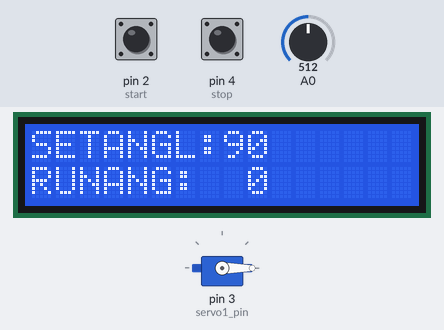
Bench run of a sketch on a simulated Arduino Uno, built with avr-gcc and run on an emulated ATmega328P. On the bench: 16×2 character LCD, servo. Inputs (shaded band) come from the test bench; at power-on: pin 2 (start) HIGH, A0 = 512, pin 4 (stop) HIGH.

Above: at 1.2 s.
1.3 s: pin 2 (start) pulled LOW for 0.15 s
At 1.48 s:
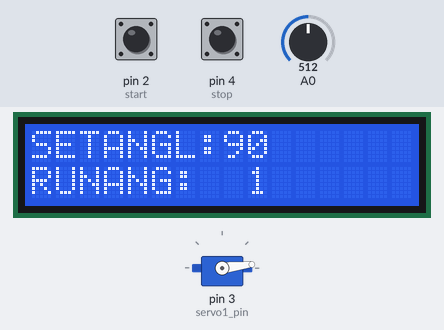
2.0 s: A0 set to 716
At 4.8 s:
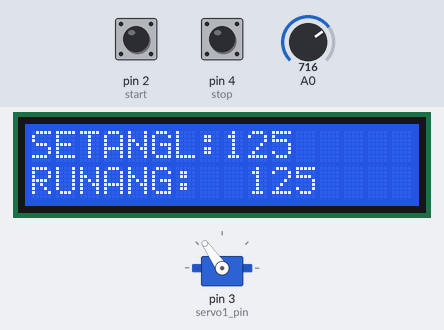
5.0 s: pin 4 (stop) pulled LOW for 0.15 s
At 5.52 s:
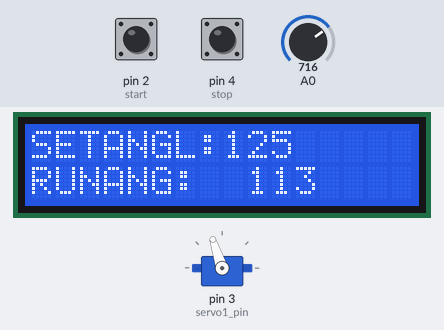
5.7 s: pin 2 (start) pulled LOW for 1 s
At 6.15 s:
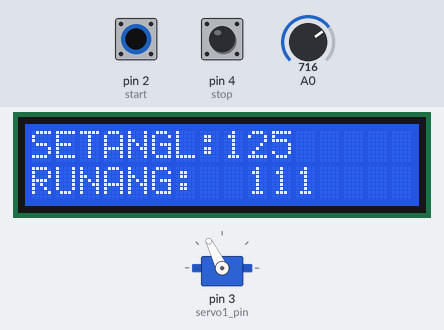
8.2 s: A0 set to 900
At 8.9 s:
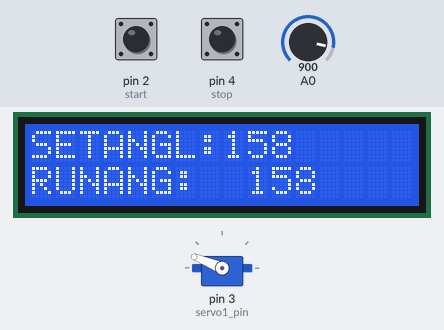
9.7 s: A0 set to 1023
At 10.8 s:
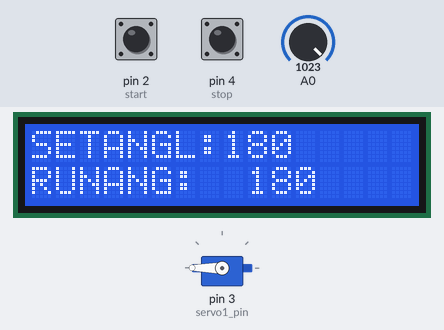
Timing chart, 0 to 12.2 s (numbered marks = the images above; inputs shaded):
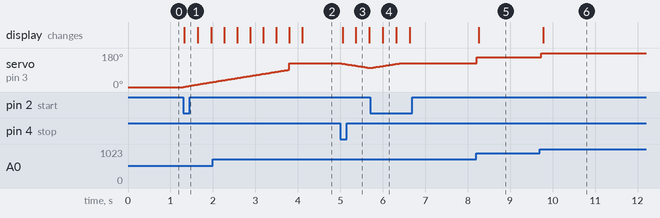

The sketch:

SERVO_MOTOR_SOFT_START_STOP_EXAMPLE.ino
```cpp
/**
program is created by Arman.I used chatgpt for commenting.
Made for actually controlling servo. for soft start and stop.

Loop:
Reads the potentiometer value and maps it to an angle.
Checks the start and stop buttons to set flags for soft start and soft stop.
Updates the servo angle incrementally in the soft start and soft stop conditions.
Directly sets the servo angle if neither soft start nor soft stop is active.
Formats and prints the angle values to the LCD, ensuring to clear any residual numbers from previous prints.

**/


#include <Servo.h>
#include <LiquidCrystal_I2C.h>
#include <stdbool.h>

// Initialize the LCD with I2C address 0x27 and 16 columns, 2 rows
LiquidCrystal_I2C lcd(0x27, 16, 2);
int pot = A0; // Analog pin for potentiometer
int angle_value = 0; // Variable to store the potentiometer angle value

// Define pins for start and stop buttons
int start = 2;
int stop = 4;

char angle_start_stop_str[20]; // String to store the start/stop angle value
char angle_run_str[20]; // String to store the running angle value

int servo_set_angle = 0; // Desired angle to set for the servo
int servo_set_angle_value = 0; // Current angle value of the servo
bool servo_angle_got = false; // Flag to check if servo angle is set

bool soft_start = true; // Flag for soft start
bool soft_stop = false; // Flag for soft stop
bool start_servo = true; // Flag to start the servo

Servo servo1; // Create Servo object
int servo1_pin = 3; // Pin for the servo

unsigned long previousMillis = 0; // Store the last time the servo was updated
unsigned long interval = 100; // Interval at which to update the servo
unsigned long currentMillis = 0; // Store the current time

void setup() {
  // Set the pin modes
  pinMode(A0, INPUT);
  pinMode(servo1_pin, OUTPUT);
  pinMode(start, INPUT_PULLUP);
  pinMode(stop, INPUT_PULLUP);

  // Initialize the LCD
  lcd.begin(16, 2);
  lcd.backlight();

  // Attach the servo to the specified pin
  servo1.attach(servo1_pin);
  servo1.write(0); // Initialize the servo to 0 degrees

  // Initialize serial communication for debugging
  Serial.begin(115200);
}

void loop() {
  currentMillis = millis(); // Get the current time

  // Read the analog value from the potentiometer and map it to 0-180 degrees
  angle_value = map(analogRead(A0), 0, 1023, 0, 180);

  // Check if the start button is pressed
  if (digitalRead(start) == LOW) {
    soft_start = true;
    soft_stop = false;
    servo_set_angle = angle_value;
    servo_angle_got = true;
  }

  // Check if the stop button is pressed
  if (digitalRead(stop) == LOW) {
    servo_set_angle = angle_value;
    servo_angle_got = true;
    soft_start = false;
    soft_stop = true;
  }

  // Soft start logic
  if ((servo_angle_got == true) && (soft_start == true) && (currentMillis - previousMillis) >= interval) {
    if (servo_set_angle_value <= servo_set_angle) {
      servo_set_angle_value += 1;
      servo1.write(servo_set_angle_value);
    } else {
      servo_set_angle_value = 0;
      servo_angle_got = false;
      soft_start = false;
      start_servo = true;
      previousMillis = 0;
      currentMillis = 0;
    }
  }

  // Soft stop logic
  if ((servo_angle_got == true) && (soft_start == false) && (soft_stop == true) && (currentMillis - previousMillis) >= interval) {
    if (servo_set_angle_value >= 0) {
      servo_set_angle_value -= 1;
      servo1.write(servo_set_angle_value);
    } else {
      servo_set_angle_value = 0;
      servo_angle_got = false;
      soft_stop = false;
      start_servo = false;
      previousMillis = 0;
      currentMillis = 0;
    }
  }

  // If neither soft start nor soft stop, set the servo directly
  if (soft_start == false && soft_stop == false && start_servo == true) {
    servo_set_angle_value = angle_value;
    servo1.write(servo_set_angle_value);
  }

  // Format the angle values to strings and add spaces to clear residual numbers
  sprintf(angle_start_stop_str, "%d  ", angle_value);
  sprintf(angle_run_str, "%d  ", servo_set_angle_value);

  // Display the angle values on the LCD
  lcd.setCursor(0, 0);
  lcd.print("SETANGL: ");
  lcd.setCursor(8, 0);
  lcd.print(angle_start_stop_str);
  lcd.setCursor(0, 1);
  lcd.print("RUNANG: ");
  lcd.setCursor(9, 1);
  lcd.print(angle_run_str);
}
```

Measured:
- after the input at 1.3 s, servo on pin 3 (servo1_pin): moves from 0° to 27° over 0.69 s, starting at once; the display: changes at once (image 1)
- after the input at 5.0 s, servo on pin 3 (servo1_pin): moves from 125° to 101° over 0.66 s, starting at once; the display: first changes after 0.05 s (image 3 shows a later state)
- after the input at 8.2 s, servo on pin 3 (servo1_pin): 125° → 158° at once; the display: changes after 0.06 s (image 5)
- after the input at 9.7 s, servo on pin 3 (servo1_pin): 158° → 180° at once; the display: changes after 0.08 s (image 6)
